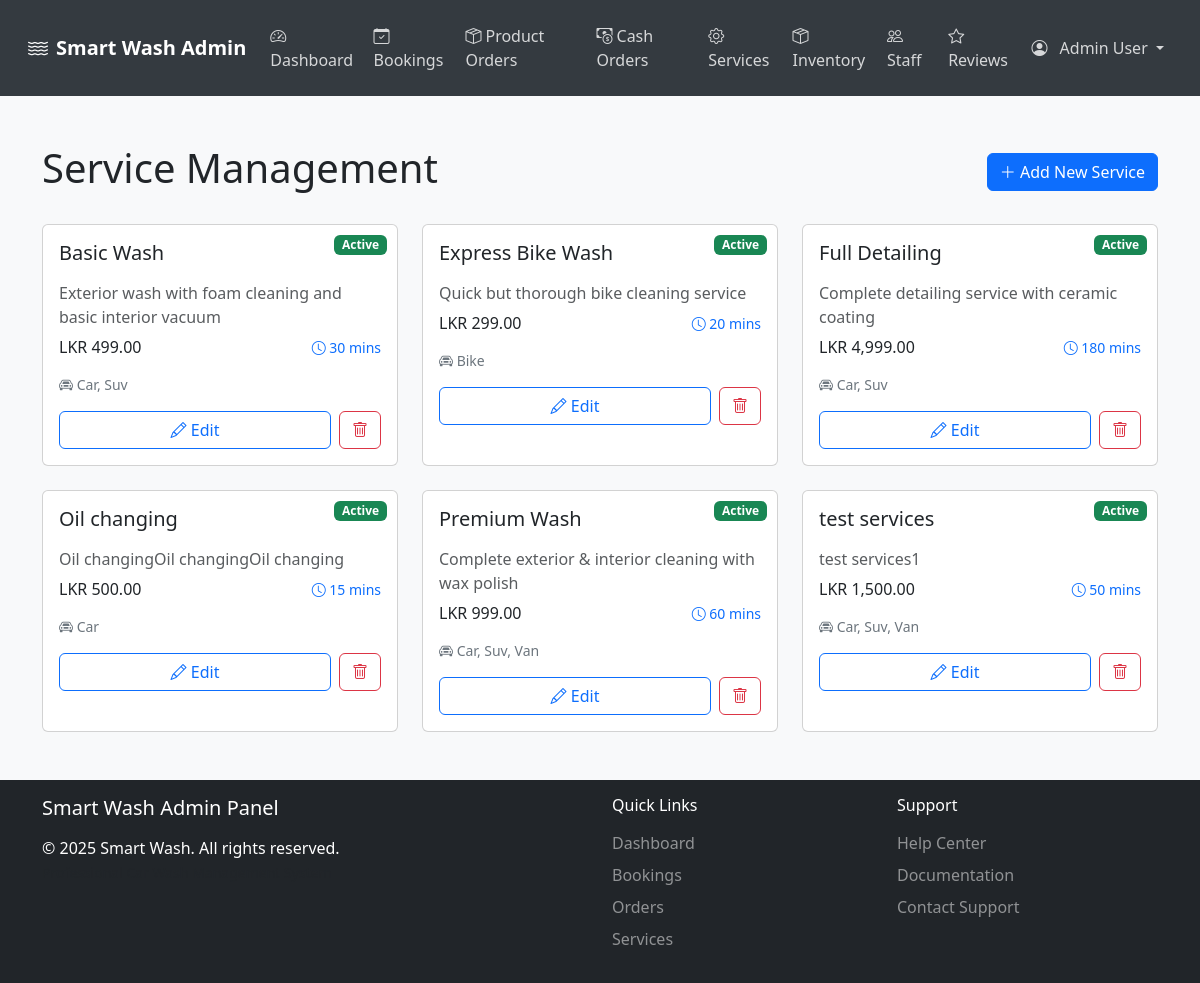
Page /Sample/admin-treatment-management.php (signed in) on the committed database.
### tables this page shows
CREATE TABLE `services` (
  `id` int(11) NOT NULL,
  `name` varchar(255) NOT NULL,
  `description` text DEFAULT NULL,
  `price` decimal(10,2) NOT NULL,
  `duration` int(11) NOT NULL COMMENT 'Duration in minutes',
  `vehicle_types` longtext DEFAULT NULL COMMENT 'Array of supported vehicle types' CHECK (json_valid(`vehicle_types`)),
  `status` enum('active','inactive') DEFAULT 'active',
  `image_url` varchar(255) DEFAULT NULL,
  `created_at` timestamp NOT NULL DEFAULT current_timestamp(),
  `updated_at` timestamp NOT NULL DEFAULT current_timestamp() ON UPDATE current_timestamp()
);

### Sample/admin-treatment-management.php (the view, shortened to what this page needs)
<?php
$db = new Database();
$conn = $db->getConnection();
$services_query = "SELECT * FROM services ORDER BY name";
$services_result = mysqli_query($conn, $services_query);
?>
<!DOCTYPE html>
<html lang="en">
<head>
    <link href="https://cdn.jsdelivr.net/npm/bootstrap@5.3.0-alpha1/dist/css/bootstrap.min.css" rel="stylesheet">
    <link href="https://cdn.jsdelivr.net/npm/bootstrap-icons@1.10.3/font/bootstrap-icons.css" rel="stylesheet">
    <link href="admin-styles.css" rel="stylesheet">
</head>
<body class="bg-light">
    <?php include('admin-navbar.php'); ?>
    <main class="py-5">
        <div class="container">
            <div class="d-flex justify-content-between align-items-center mb-4">
                <h1>Service Management</h1>
                <button class="btn btn-primary" data-bs-toggle="modal" data-bs-target="#addServiceModal">
                    <i class="bi bi-plus-lg"></i> Add New Service
                </button>
            </div>
            <div class="row g-4">
                <?php
                if ($services_result && mysqli_num_rows($services_result) > 0) {
                    while ($service = mysqli_fetch_assoc($services_result)) {
                        $statusClass = 'secondary';
                        switch ($service['status']) {
                            case 'active':
                                $statusClass = 'success';
                                break;
                        }
                        $vehicle_types = json_decode($service['vehicle_types'], true);
                        ?>
                        <div class="col-md-4">
                            <div class="card card-hover h-100">
                                <div class="card-body">
                                    <span class="badge bg-<?php echo $statusClass; ?> status-badge">
                                        <?php echo ucfirst($service['status']); ?>
                                    </span>
                                    <h5 class="card-title mb-3"><?php echo htmlspecialchars($service['name']); ?></h5>
                                    <p class="card-text text-muted mb-2"><?php echo htmlspecialchars($service['description']); ?></p>
                                    <div class="d-flex justify-content-between align-items-center mb-3">
                                        <h6 class="mb-0">LKR <?php echo number_format($service['price'], 2); ?></h6>
                                        <span class="duration">
                                            <i class="bi bi-clock"></i> <?php echo $service['duration']; ?> mins
                                        </span>
                                    </div>
                                    <div class="vehicle-type mb-3">
                                        <i class="bi bi-car-front"></i>
                                        <?php
                                        if (!empty($vehicle_types)) {
                                            echo implode(', ', array_map('ucfirst', $vehicle_types));
                                        } else {
                                            echo 'No vehicle types specified';
                                        }
                                        ?>
                                    </div>
                                    <div class="d-flex gap-2">
                                        <button class="btn btn-outline-primary flex-grow-1"
                                                onclick="editService(<?php echo htmlspecialchars(json_encode($service)); ?>)">
                                            <i class="bi bi-pencil"></i> Edit
                                        </button>
                                        <button class="btn btn-outline-danger"
                                                onclick="deleteService(<?php echo $service['id']; ?>, '<?php echo htmlspecialchars($service['name']); ?>')">
                                            <i class="bi bi-trash"></i>
                                        </button>
                                    </div>
                                </div>
                            </div>
                        </div>
                        <?php
                    }
                } else {
                    echo '<div class="col-12"><div class="alert alert-info">No services found.</div></div>';
                }
                ?>
            </div>
        </div>
    </main>
    <?php include('admin-footer.php'); ?>
</body>
</html>

### Sample/admin-styles.css (style rules this page uses)
html, body { height: 100%; }
body { display: flex; flex-direction: column; min-height: 100vh; }
main { flex: 1 0 auto; }
.card-hover { transition: transform 0.3s, box-shadow 0.3s; }
.status-badge { position: absolute; top: 10px; right: 10px; }

### Sample/admin-treatment-management.php (style rules this page uses)
.vehicle-type { font-size: 0.875rem; color: #6c757d; }
.duration { font-size: 0.875rem; color: #0d6efd; }

### rows in the picture
services: status "Active", name "Basic Wash", description "Exterior wash with foam cleaning and basic interior vacuum", price "499.00", duration "30", vehicle_types "Car, Suv"
services: status "Active", name "Express Bike Wash", description "Quick but thorough bike cleaning service", price "299.00", duration "20", vehicle_types "Bike"
services: status "Active", name "Full Detailing", description "Complete detailing service with ceramic coating", price "4,999.00", duration "180", vehicle_types "Car, Suv"
services: status "Active", name "Oil changing", description "Oil changingOil changingOil changing", price "500.00", duration "15", vehicle_types "Car"
services: status "Active", name "Premium Wash", description "Complete exterior & interior cleaning with wax polish", price "999.00", duration "60", vehicle_types "Car, Suv, Van"
services: status "Active", name "test services", description "test services1", price "1,500.00", duration "50", vehicle_types "Car, Suv, Van"

### other values in the picture
$_SESSION['admin_name'] "Admin User"
